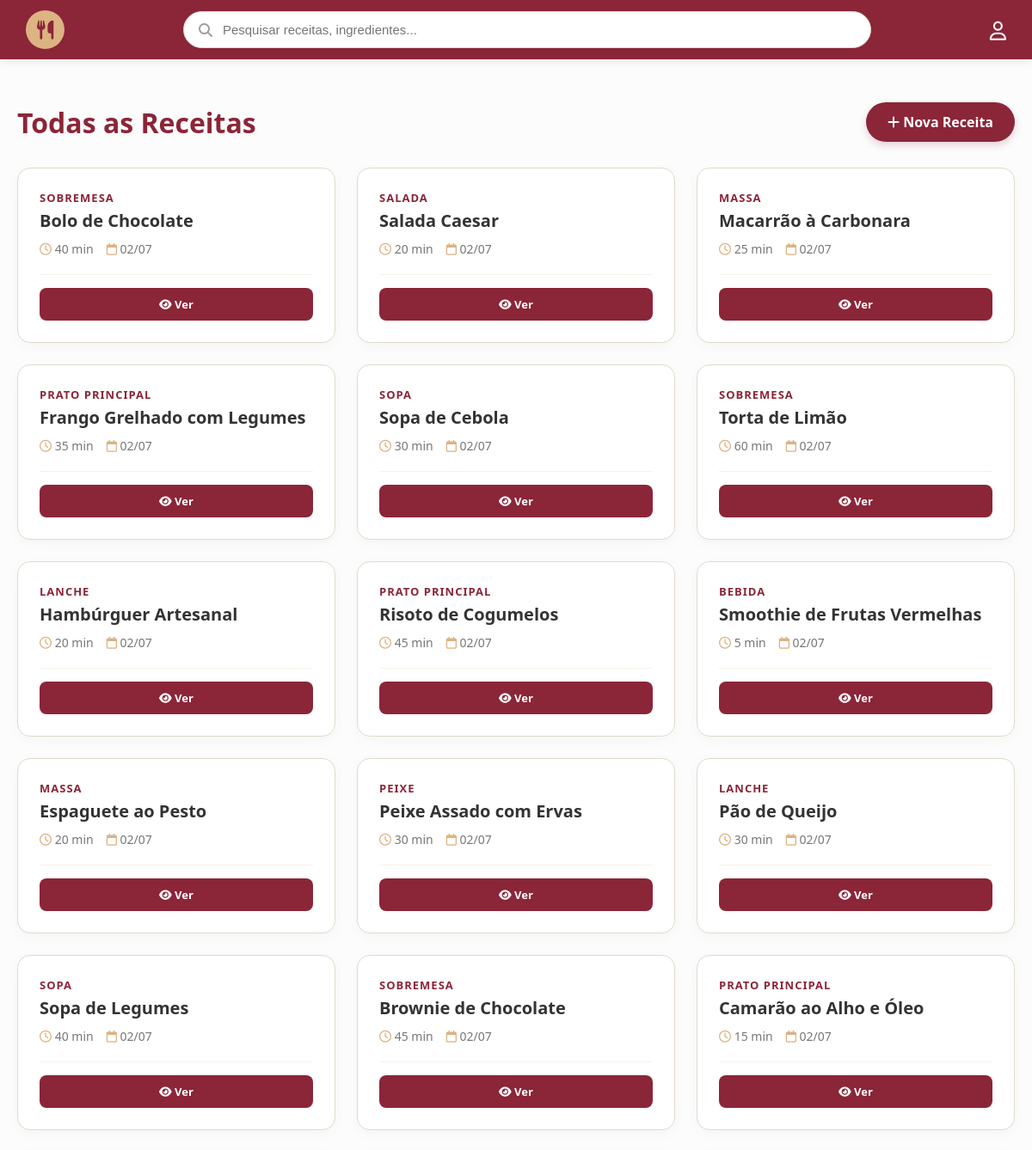
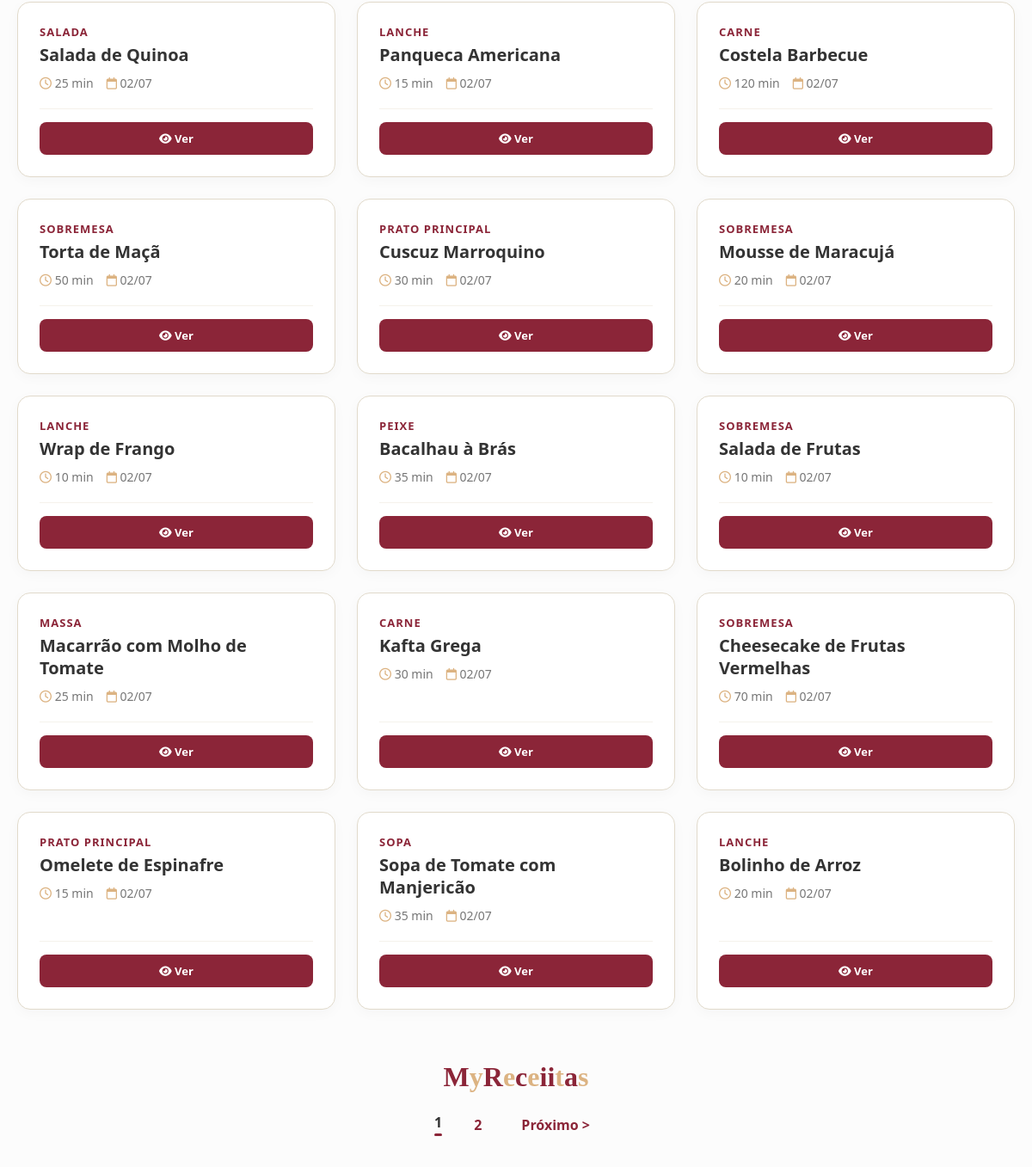
Page /views/recipes/recipe_list.php on the committed database (2 pictures, top to bottom).
### tables this page shows
CREATE TABLE recipes (
    id INT AUTO_INCREMENT PRIMARY KEY,
    name VARCHAR(150) NOT NULL,
    ingredients TEXT NOT NULL,
    description TEXT,
    preparation_time INT,
    category VARCHAR(50),
    price DECIMAL(10, 2) DEFAULT 0.00,
    is_public BOOLEAN DEFAULT TRUE,
    
    user_id INT NULL,
    chef_id INT NULL,
    restaurant_id INT NULL,

    created_at TIMESTAMP DEFAULT CURRENT_TIMESTAMP,
    updated_at TIMESTAMP DEFAULT CURRENT_TIMESTAMP ON UPDATE CURRENT_TIMESTAMP,
    deleted_at DATETIME,

    CONSTRAINT fk_recipe_user FOREIGN KEY (user_id) REFERENCES users(id) ON DELETE CASCADE,
    CONSTRAINT fk_recipe_chef FOREIGN KEY (chef_id) REFERENCES chef(id) ON DELETE CASCADE,
    CONSTRAINT fk_recipe_restaurant FOREIGN KEY (restaurant_id) REFERENCES restaurants(id) ON DELETE CASCADE
);

### config/database.php (called while the page is built, shortened)
<?php
class database {
    private static $conexao = null;
    public static function getConexao() {
        if (self::$conexao === null) {
            try {
                $dsn = "mysql:host=" . DB_HOST . ";dbname=" . DB_NAME . ";charset=utf8mb4";
                self::$conexao = new PDO($dsn, DB_USER, DB_PASS, [
                    PDO::ATTR_ERRMODE => PDO::ERRMODE_EXCEPTION,
                    PDO::ATTR_DEFAULT_FETCH_MODE => PDO::FETCH_ASSOC,
                    PDO::ATTR_EMULATE_PREPARES => false,
                ]);
            } catch (PDOException $e) {
                die("Erro de conexão: " . $e->getMessage());
            }
        }
        return self::$conexao;
    }
}

### models/dao/recipeDAO.php (called while the page is built, shortened)
<?php
require_once dirname(__DIR__, 2) . '/config/database.php';
require_once dirname(__DIR__) . '/model/recipe.php';
class recipeDAO {
    private $conn;
    public function __construct() {
        $this->conn = database::getConexao();
    }
    private function mapToArray($stmt) {
        $receitas = [];
        while ($dados = $stmt->fetch(PDO::FETCH_ASSOC)) {
            $receitas[] = new Recipe(
                $dados['name'],
                $dados['ingredients'],
                $dados['description'] ?? null,
                $dados['preparation_time'] ?? null,
                $dados['category'] ?? null,
                $dados['price'] ?? 0.00,
                $dados['is_public'] ?? 1,
                $dados['user_id'] ?? null,
                $dados['chef_id'] ?? null,
                $dados['restaurant_id'] ?? null,
                $dados['id'],
                $dados['created_at'] ?? null
            );
        }
        return $receitas;
    }
    public function readAllPaginated($limit = 30, $offset = 0) {
        $sql = "SELECT * FROM recipes
                WHERE is_public = 1
                AND restaurant_id IS NULL
                AND deleted_at IS NULL
                ORDER BY created_at DESC
                LIMIT :limit OFFSET :offset";
        $stmt = $this->conn->prepare($sql);
        $stmt->bindValue(':limit', (int)$limit, PDO::PARAM_INT);
        $stmt->bindValue(':offset', (int)$offset, PDO::PARAM_INT);
        $stmt->execute();
        return $this->mapToArray($stmt);
    }
    public function countAllPublic() {
        $sql = "SELECT COUNT(*) as total FROM recipes WHERE is_public = 1 AND deleted_at IS NULL AND restaurant_id IS NULL";
        $stmt = $this->conn->query($sql);
        return $stmt->fetch()['total'];
    }
}

### models/model/recipe.php (called while the page is built, shortened)
<?php
class Recipe {
    private $id;
    private $name;
    private $preparation_time;
    private $category;
    private $created_at;
    public function __construct($name, $ingredients, $description = null, $preparation_time = null, $category = null, $price = 0.00, $is_public = 1, $user_id = null, $chef_id = null, $restaurant_id = null, $id = null, $created_at = null) {
        $this->created_at = $created_at;
    }
    public function getId() { return $this->id; }
    public function getName() { return $this->name; }
    public function getPreparationTime() { return $this->preparation_time; }
    public function getCategory() { return $this->category; }
    public function getCreatedAt() { return $this->created_at; }
    public function setId($id) { $this->id = $id; }
    public function setName($n) { $this->name = trim($n); }
    public function setPreparationTime($pt) { $this->preparation_time = $pt; }
    public function setCategory($c) { $this->category = trim($c); }
}

### views/recipes/recipe_list.php (the view, shortened to what this page needs)
<?php
require_once dirname(__DIR__, 2) . '/base.php';
require_once dirname(__DIR__, 2) . '/models/model/recipe.php';
require_once dirname(__DIR__, 2) . '/models/dao/recipeDAO.php';
$dao = new recipeDAO();
$limit = 30;
$page = isset($_GET['page']) ? (int)$_GET['page'] : 1;
$offset = ($page - 1) * $limit;
$receitas = $dao->readAllPaginated($limit, $offset);
$totalReceitas = $dao->countAllPublic();
$totalPages = ceil($totalReceitas / $limit);
?>
<div class="container">
    <div class="header-list">
        <h2>Todas as Receitas</h2>
        <a href="recipe_form.php" class="btn-add"><i class="fa-solid fa-plus"></i> Nova Receita</a>
    </div>
    <div class="recipe-grid">
        <?php if(empty($receitas)): ?>
            <div style="grid-column: 1/-1; text-align: center; padding: 50px;">
                <p style="color: #888;">Nenhuma receita encontrada nesta página.</p>
            </div>
        <?php else: ?>
            <?php foreach($receitas as $r): ?>
                <div class="recipe-card">
                    <div>
                        <span class="category"><?= htmlspecialchars($r->getCategory()) ?></span>
                        <h3><?= htmlspecialchars($r->getName()) ?></h3>
                        <div class="info">
                            <span><i class="fa-regular fa-clock"></i> <?= $r->getPreparationTime() ?> min</span>
                            <span><i class="fa-regular fa-calendar"></i> <?= date('d/m', strtotime($r->getCreatedAt())) ?></span>
                        </div>
                    </div>
                    <div class="card-actions">
                        <a href="recipe_view.php?id=<?= $r->getId() ?>" class="btn-view"><i class="fa-solid fa-eye"></i> Ver</a>
                    </div>
                </div>
            <?php endforeach; ?>
        <?php endif; ?>
    </div>
    <div class="google-pagination">
        <div class="google-logo">
            <span class="letter-bordo">M</span><span class="letter-bege">y</span><span class="letter-bordo">R</span><span class="letter-bege">e</span><span class="letter-bordo">c</span><span class="letter-bege">e</span><?php
                for($i=1; $i<=$totalPages; $i++) {
                    echo "<span class='letter-bordo'>i</span>";
                }
            ?><span class="letter-bege">t</span><span class="letter-bordo">a</span><span class="letter-bege">s</span>
        </div>
        <div class="page-numbers">
            <?php for($i = 1; $i <= $totalPages; $i++): ?>
                <a href="?page=<?= $i ?>" class="page-link <?= ($i == $page) ? 'active' : '' ?>"><?= $i ?></a>
            <?php endfor; ?>
            <?php if($page < $totalPages): ?>
                <a href="?page=<?= $page + 1 ?>" class="nav-btn">Próximo &gt;</a>
            <?php endif; ?>
        </div>
    </div>
</div>
</body>
</html>

### base.php (shortened to what this page needs)
<?php
$base_path = str_replace(str_replace('\\', '/', $_SERVER['DOCUMENT_ROOT']), '', str_replace('\\', '/', __DIR__));
$base_path = '/' . trim($base_path, '/') . '/';
if ($base_path === '//') { $base_path = '/'; }
require_once __DIR__ . '/config/database.php';
?>
<!DOCTYPE html>
<html lang="pt-BR">
<head>
    <link rel="stylesheet" href="https://cdnjs.cloudflare.com/ajax/libs/font-awesome/6.4.0/css/all.min.css">
</head>
<body>
    <header class="navbar">
        <a href="<?php echo $base_path; ?>index.php" class="logo-container">
            <i class="fa-solid fa-utensils"></i>
        </a>
        <div class="search-bar">
            <i class="fa-solid fa-magnifying-glass"></i>
            <input type="text" placeholder="Pesquisar receitas, ingredientes...">
        </div>
        <div class="nav-icons">
            <a href="#" id="btnPerfil" title="Menu do Usuário">
                <i class="fa-regular fa-user"></i>
            </a>
        </div>
    </header>

### base.php (style rules this page uses)
body { font-family: 'Segoe UI', Tahoma, Geneva, Verdana, sans-serif; margin: 0; padding: 0; background-color: #f5f2eb; }
.navbar { background-color: #8b2538; padding: 12px 30px; display: flex; align-items: center; justify-content: space-between; color: white; box-shadow: 0 2px 10px rgba(0,0,0,0.1); }
.logo-container { display: flex; align-items: center; justify-content: center; background-color: #dcb382; border-radius: 50%; width: 45px; height: 45px; text-decoration: none; color: #8b2538; font-size: 22px; }
.search-bar { flex: 1; max-width: 800px; margin: 0 30px; position: relative; }
.search-bar input { width: 100%; padding: 12px 20px 12px 45px; border-radius: 25px; border: 1px solid #e1dacb; background-color: #ffffff; outline: none; font-size: 15px; box-sizing: border-box; transition: all 0.3s; }
.search-bar i { position: absolute; left: 18px; top: 50%; transform: translateY(-50%); color: #a0a0a0; font-size: 16px; }
.nav-icons { display: flex; gap: 20px; align-items: center; }
.nav-icons a { color: white; text-decoration: none; font-size: 22px; transition: 0.3s; }
.container { max-width: 1200px; margin: 0 auto; padding: 20px; }
:root { --bg-principal: #fcfcfc; --bg-navbar: #8b2538; --bg-sidebar: #ffffff; --texto-principal: #333333; --borda-item: #eee; --sombra: rgba(0,0,0,0.15); --bg-toggle-capsula: #FAF7F0; --cor-toggle-elementos: #8b2538; }
body { background-color: var(--bg-principal) !important; color: var(--texto-principal) !important; transition: background-color 0.3s, color 0.3s; }
.navbar { background-color: var(--bg-navbar) !important; }

### views/recipes/recipe_list.php (style rules this page uses)
.header-list { display: flex; justify-content: space-between; align-items: center; margin: 30px 0; }
.header-list h2 { color: #8b2538; font-size: 32px; margin: 0; font-family: 'Segoe UI', sans-serif; }
.btn-add { background-color: #8b2538; color: white; padding: 12px 25px; text-decoration: none; border-radius: 30px; font-weight: bold; transition: 0.3s; box-shadow: 0 4px 10px rgba(139, 37, 56, 0.2); }
.recipe-grid { display: grid; grid-template-columns: repeat(auto-fill, minmax(320px, 1fr)); gap: 25px; }
.recipe-card { background: white; border: 1px solid #e1dacb; border-radius: 15px; padding: 25px; box-shadow: 0 4px 15px rgba(0,0,0,0.03); transition: all 0.3s ease; display: flex; flex-direction: column; justify-content: space-between; }
.recipe-card h3 { margin: 0 0 10px 0; color: #333; font-size: 20px; line-height: 1.3; }
.recipe-card .category { color: #8b2538; font-weight: 700; font-size: 13px; text-transform: uppercase; letter-spacing: 1px; margin-bottom: 5px; display: block; }
.recipe-card .info { color: #777; font-size: 14px; margin-bottom: 20px; display: flex; gap: 15px; }
.recipe-card .info i { color: #dcb382; }
.card-actions { display: flex; gap: 10px; border-top: 1px solid #f5f2eb; padding-top: 15px; }
.card-actions a { padding: 10px 15px; border-radius: 8px; text-decoration: none; font-size: 13px; font-weight: bold; flex: 1; text-align: center; transition: 0.2s; }
.btn-view { background-color: #8b2538; color: white; }
.google-pagination { display: flex; flex-direction: column; align-items: center; margin: 60px 0; }
.google-logo { font-family: 'Georgia', serif; font-size: 32px; font-weight: bold; margin-bottom: 15px; }
.letter-bordo { color: #8b2538; }
.letter-bege { color: #dcb382; }
.page-numbers { display: flex; gap: 5px; align-items: center; }
.page-link { text-decoration: none; color: #8b2538; padding: 8px 16px; border-radius: 4px; font-weight: 600; transition: 0.2s; }
.page-link.active { color: #333; cursor: default; pointer-events: none; }
.page-link.active::after { content: ''; display: block; width: 100%; height: 3px; background: #8b2538; margin-top: 2px; border-radius: 2px; }
.nav-btn { color: #8b2538; font-weight: bold; text-decoration: none; padding: 8px 15px; margin: 0 10px; }

### rows in the picture
recipes: category "SOBREMESA", name "Bolo de Chocolate", preparation_time "40", created_at "02/07"
recipes: category "SALADA", name "Salada Caesar", preparation_time "20", created_at "02/07"
recipes: category "MASSA", name "Macarrão à Carbonara", preparation_time "25", created_at "02/07"
recipes: category "PRATO PRINCIPAL", name "Frango Grelhado com Legumes", preparation_time "35", created_at "02/07"
recipes: category "SOPA", name "Sopa de Cebola", preparation_time "30", created_at "02/07"
recipes: category "SOBREMESA", name "Torta de Limão", preparation_time "60", created_at "02/07"
recipes: category "LANCHE", name "Hambúrguer Artesanal", preparation_time "20", created_at "02/07"
recipes: category "PRATO PRINCIPAL", name "Risoto de Cogumelos", preparation_time "45", created_at "02/07"
recipes: category "BEBIDA", name "Smoothie de Frutas Vermelhas", preparation_time "5", created_at "02/07"
recipes: category "MASSA", name "Espaguete ao Pesto", preparation_time "20", created_at "02/07"
recipes: category "PEIXE", name "Peixe Assado com Ervas", preparation_time "30", created_at "02/07"
recipes: category "LANCHE", name "Pão de Queijo", preparation_time "30", created_at "02/07"
recipes: category "SOPA", name "Sopa de Legumes", preparation_time "40", created_at "02/07"
recipes: category "SOBREMESA", name "Brownie de Chocolate", preparation_time "45", created_at "02/07"
recipes: category "PRATO PRINCIPAL", name "Camarão ao Alho e Óleo", preparation_time "15", created_at "02/07"
recipes: category "SALADA", name "Salada de Quinoa", preparation_time "25", created_at "02/07"
recipes: category "LANCHE", name "Panqueca Americana", preparation_time "15", created_at "02/07"
recipes: category "CARNE", name "Costela Barbecue", preparation_time "120", created_at "02/07"
recipes: category "SOBREMESA", name "Torta de Maçã", preparation_time "50", created_at "02/07"
recipes: category "PRATO PRINCIPAL", name "Cuscuz Marroquino", preparation_time "30", created_at "02/07"
recipes: category "SOBREMESA", name "Mousse de Maracujá", preparation_time "20", created_at "02/07"
recipes: category "LANCHE", name "Wrap de Frango", preparation_time "10", created_at "02/07"
recipes: category "PEIXE", name "Bacalhau à Brás", preparation_time "35", created_at "02/07"
recipes: category "SOBREMESA", name "Salada de Frutas", preparation_time "10", created_at "02/07"
recipes: category "MASSA", name "Macarrão com Molho de Tomate", preparation_time "25", created_at "02/07"
recipes: category "CARNE", name "Kafta Grega", preparation_time "30", created_at "02/07"
recipes: category "SOBREMESA", name "Cheesecake de Frutas Vermelhas", preparation_time "70", created_at "02/07"
recipes: category "PRATO PRINCIPAL", name "Omelete de Espinafre", preparation_time "15", created_at "02/07"
recipes: category "SOPA", name "Sopa de Tomate com Manjericão", preparation_time "35", created_at "02/07"
recipes: category "LANCHE", name "Bolinho de Arroz", preparation_time "20", created_at "02/07"
